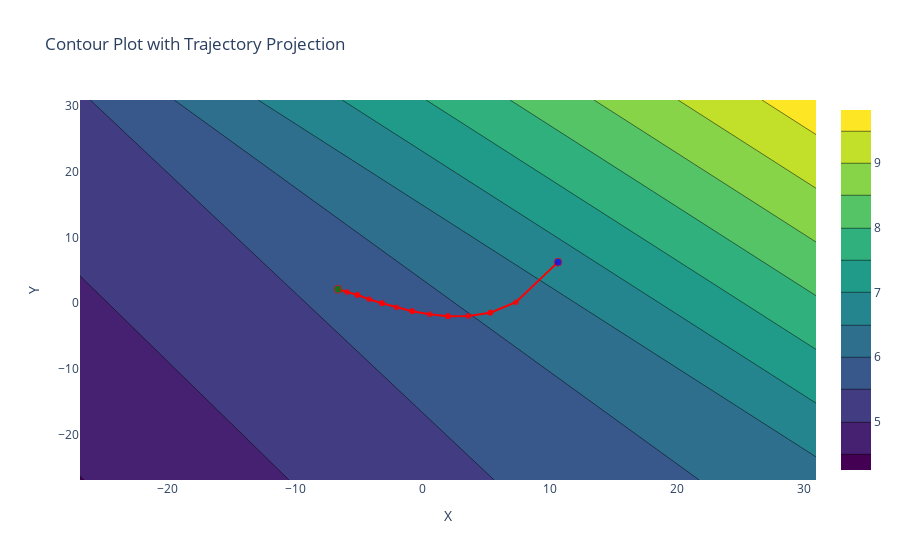

Notebook cell for this chart:
### Code cell
colors = ["blue"] + ["orange"] * (len(reduced_weights) - 2) + ["green"]
sizes = [8] + [5] * (len(reduced_weights) - 2) + [8]

trajectory = go.Scatter(
        x=reduced_weights[:, 0],
        y=reduced_weights[:, 1],
        mode="markers+lines",
        line=dict(color="orange"),
        marker=dict(color=colors, size=sizes),
        name="Training Trajectory",
)

# adding a log scale on Z
layout = go.Layout(
    scene=dict(xaxis_title="PC1", yaxis_title="PC2", zaxis_title=" Loss", zaxis=dict(type='log')),
    coloraxis=dict(
        colorbar=dict(title="Loss magnitude", tickformat=".2e"),  # Format tick labels as scientific notation
        colorscale="Viridis",
        cmin=np.log10(grid_losses.min()),  # Set minimum value on color axis to log10(min(z))
        cmax=np.log10(grid_losses.max()),  # Set maximum value on color axis to log10(max(z))
    ),
)

fig2 = go.Figure(data=[go.Contour(x=xx.flatten(), y=yy.flatten(), z=np.log(grid_losses.flatten()), colorscale='Viridis')])

# Add labels and title
fig2.update_layout(
    title='Contour Plot with Trajectory Projection',
    xaxis_title='X',
    yaxis_title='Y'
)
# Add scatter trace for the trajectory projection

fig2.add_trace(trajectory)

fig2.show()

### Figure 1 — Plotly figure (JSON) as saved in the notebook; plotly's stock layout.template omitted (floating-point values rounded to 4 significant figures)
{"data": [{"colorscale": [[0, "#440154"], [0.1111, "#482878"], [0.2222, "#3e4989"], [0.3333, "#31688e"], [0.4444, "#26828e"], [0.5556, "#1f9e89"], [0.6667, "#35b779"], [0.7778, "#6ece58"], [0.8889, "#b5de2b"], [1, "#fde725"]], "type": "contour", "x": [-26.89, 30.93, -26.89, 30.93], "y": [-26.89, -26.89, 30.93, 30.93], "z": [4.49, 6.285, 5.439, 9.822]}, {"line": {"color": "red"}, "marker": {"color": ["blue", "red", "red", "red", "red", "red", "red", "red", "red", "red", "red", "red", "red", "red", "red", "red", "red", "green"], "size": [8, 5, 5, 5, 5, 5, 5, 5, 5, 5, 5, 5, 5, 5, 5, 5, 5, 8]}, "mode": "markers+lines", "name": "Training Trajectory", "type": "scatter", "x": [10.66, 7.357, 5.345, 5.342, 3.607, 2.013, 2.011, 0.569, -0.7926, -0.7935, -2.034, -3.172, -3.173, -4.186, -5.105, -5.107, -5.918, -6.618], "y": [6.259, 0.1601, -1.432, -1.434, -1.928, -1.974, -1.971, -1.668, -1.21, -1.208, -0.6256, 0.006651, 0.009053, 0.6211, 1.273, 1.274, 1.713, 2.133]}], "layout": {"title": {"text": "Contour Plot with Trajectory Projection"}, "xaxis": {"title": {"text": "X"}}, "yaxis": {"title": {"text": "Y"}}}}
